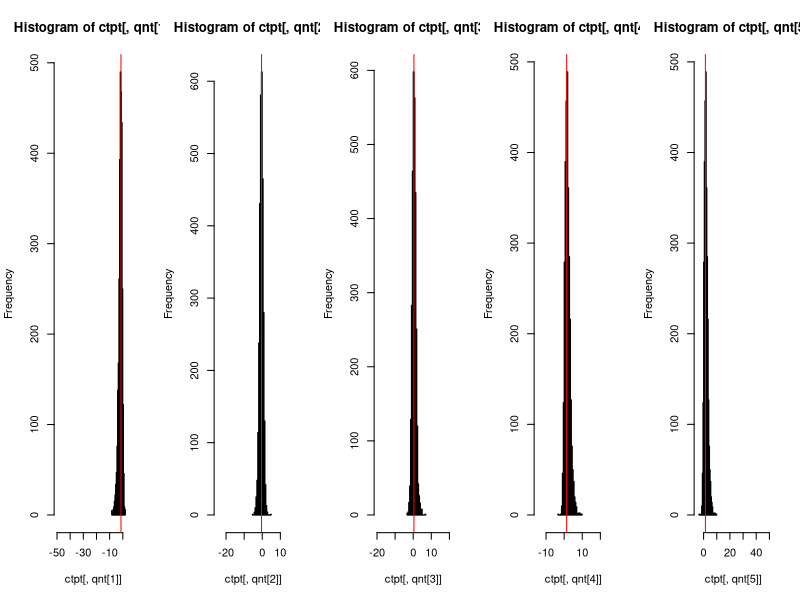
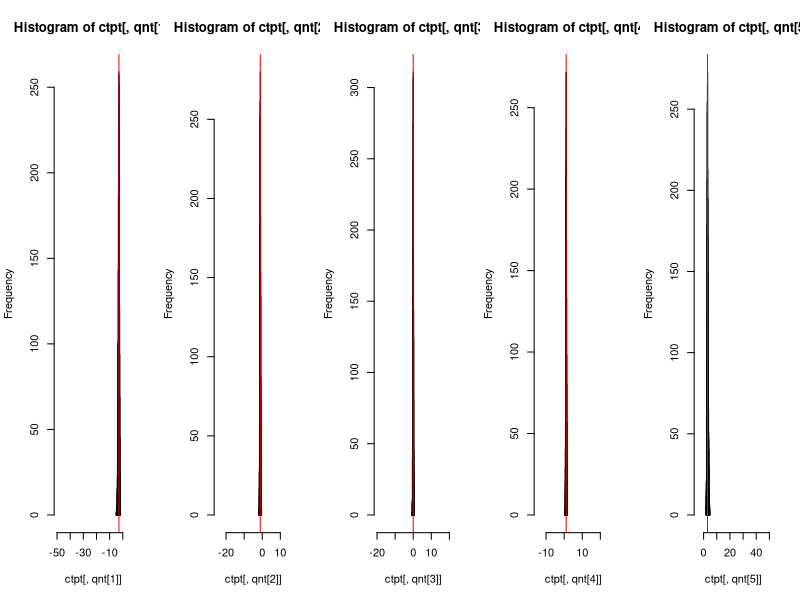
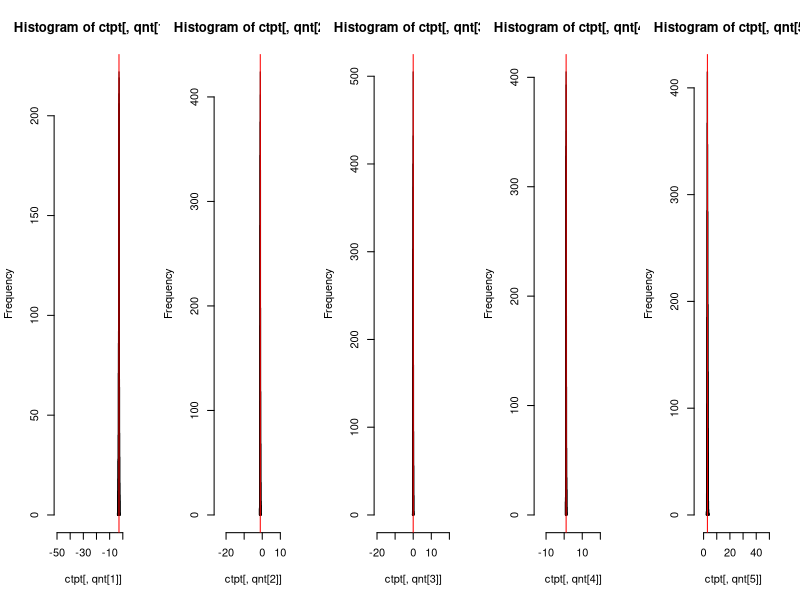
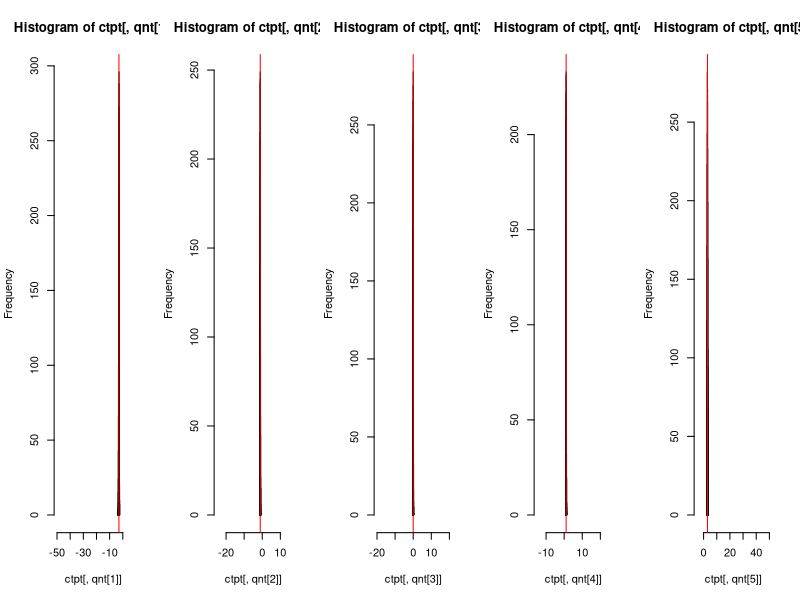
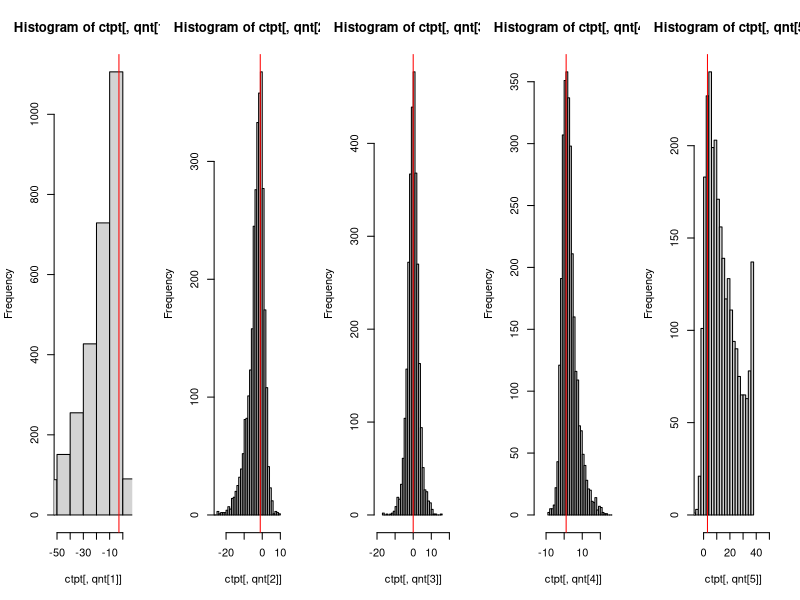
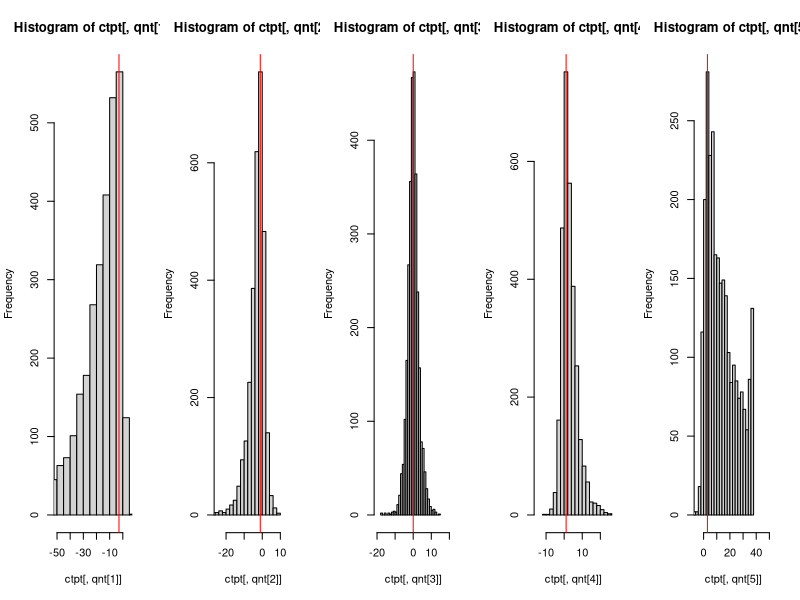
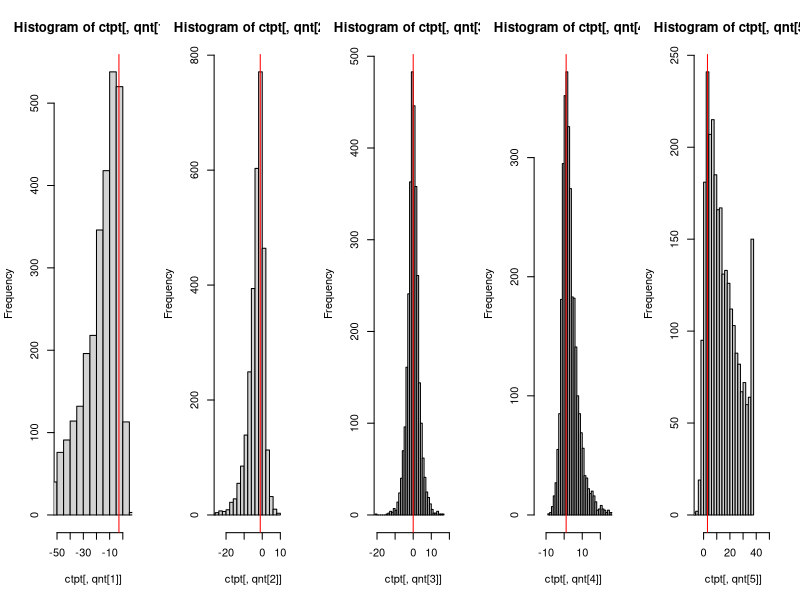
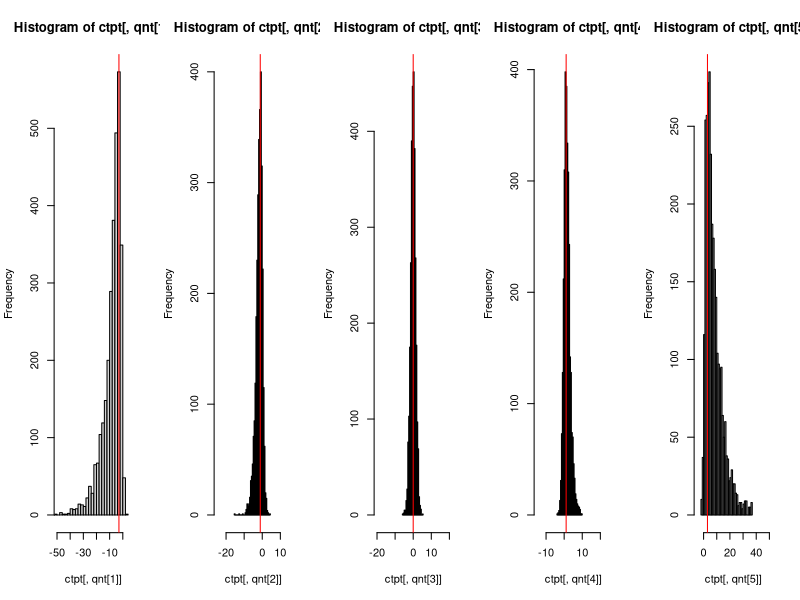

R code for these plots, in order:
library(MCMCpack)

# cutpoint functions
funa <- function(g) 2/max(1, g-5)
funb <- function(g) 1/g            # 0.042
func <-function(g) 1/(g + 2)
fund <-function(g) 1/sqrt(g)
fune <-function(g) 1/(max(3, g))
funf <-function(g) 1/min(g, 20)   # not bad esp late 0.026
fung <-function(g) 1/min(g, 30)  # not as good
funh <-function(g) 1 / (2 + (g/3))  # winner below
funi <-function(g) 1/(0.8 + 0.35 * max(g, 3))

funj <-function(g) 1

#induced prior on cutpoints


set.seed(958)
#n <- 10
#cats<-50

plot_induced<-function(conc_fun, cats, n=3000, brks=30){
cnc <- conc_fun(cats)
ddraws<-rdirichlet(n,rep(cnc,cats))
cdraws<-apply(ddraws,1,cumsum) # cdf

# NB: cumsum() can return values very slightly greater than 1 
# due to numerical imprecision
# these values will return NaN when passed to qlogis()
# fix by setting max to 1?

ctpt<-apply(cdraws,1,qlogis) # cutpoints

# ctpoints based on MLE 
mlectpt<-qlogis(cumsum(rep(1/cats,cats)))

par(mfrow=c(1,5))
qnt<-quantile(1:cats,probs=c(0.05,0.25,0.5,0.75,0.95)) # change to probs 5, 25, 50, 75, 95

hist(ctpt[,qnt[1]],xlim=c(-50,5),breaks=brks)
abline(v=mlectpt[qnt[1]],col="red")

hist(ctpt[,qnt[2]],xlim=c(-25,15),breaks=brks)
abline(v=mlectpt[qnt[2]],col="red")

hist(ctpt[,qnt[3]],xlim=c(-20,20),breaks=brks)
abline(v=mlectpt[qnt[3]],col="red")

hist(ctpt[,qnt[4]],xlim=c(-15,25),breaks=brks)
abline(v=mlectpt[qnt[4]],col="red")

hist(ctpt[,qnt[5]],xlim=c(-5,50),breaks=brks)
abline(v=mlectpt[qnt[5]],col="red")
}


fun0 <- function(g) 1
plot_induced(fun0,cats=5)

plot_induced(fun0,cats=100)
plot_induced(fun0,cats=250)
plot_induced(fun0,cats=500)

plot_induced(funb,cats=100)
plot_induced(funb,cats=250)
plot_induced(funb,cats=500)

plot_induced(funi,cats=100)
plot_induced(funi,cats=250)
plot_induced(funi,cats=500)


plot_induced(funj,cats=100)


nn<-5
adraw<-rdirichlet(1,rep(0.5,nn))

log(ddirichlet(adraw,rep(0.5,nn)))

# make cutpoints from dirichlet draws

qlogis(cumsum(adraw)[1:(nn-1)]) # cutpoints


# make Jacobian function
Jac <- function(ctpt){
  g <- dlogis(ctpt)
  
}

#for what conc does ddirichlet(adraw,rep(conc,nn)) * abs(Jac()) = 1 ?
# i.e. for what conc does
# log(ddirichlet(adraw,rep(conc,nn))) + log(abs(Jac())) = 0 ?


if(0){
# plot rank vs cdf value
par(mfrow=c(1,1))
for(i in 1:ncol(cdraws)){
  if(i==1){
    plot(1:cats,cdraws[,i],type="s")
  } else {
    lines(1:cats,cdraws[,i],type="s")
  }
  
}


curve(dlogis,-20,20,n=1000)
abline(v=ctpt[3,],col='green')
abline(v=ctpt[4,],col='red')
}
